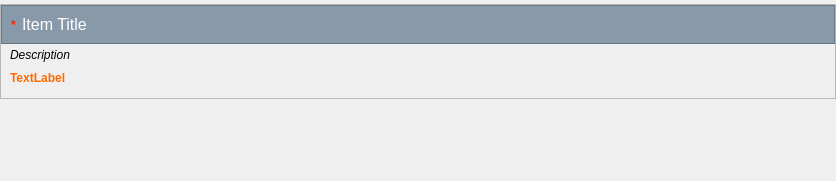
<?xml version="1.0" encoding="UTF-8"?>
<ui version="4.0">
 <class>Form</class>
 <widget class="QWidget" name="Form">
  <property name="geometry">
   <rect>
    <x>0</x>
    <y>0</y>
    <width>836</width>
    <height>181</height>
   </rect>
  </property>
  <property name="sizePolicy">
   <sizepolicy hsizetype="Preferred" vsizetype="Ignored">
    <horstretch>0</horstretch>
    <verstretch>0</verstretch>
   </sizepolicy>
  </property>
  <property name="windowTitle">
   <string>Form</string>
  </property>
  <layout class="QVBoxLayout" name="verticalLayout">
   <property name="spacing">
    <number>0</number>
   </property>
   <property name="sizeConstraint">
    <enum>QLayout::SetDefaultConstraint</enum>
   </property>
   <property name="leftMargin">
    <number>0</number>
   </property>
   <property name="topMargin">
    <number>4</number>
   </property>
   <property name="rightMargin">
    <number>0</number>
   </property>
   <property name="bottomMargin">
    <number>4</number>
   </property>
   <item alignment="Qt::AlignTop">
    <widget class="QFrame" name="frame_2">
     <property name="sizePolicy">
      <sizepolicy hsizetype="Preferred" vsizetype="Fixed">
       <horstretch>0</horstretch>
       <verstretch>0</verstretch>
      </sizepolicy>
     </property>
     <property name="frameShape">
      <enum>QFrame::StyledPanel</enum>
     </property>
     <property name="frameShadow">
      <enum>QFrame::Sunken</enum>
     </property>
     <layout class="QVBoxLayout" name="verticalLayout_2">
      <property name="spacing">
       <number>0</number>
      </property>
      <property name="sizeConstraint">
       <enum>QLayout::SetDefaultConstraint</enum>
      </property>
      <property name="leftMargin">
       <number>0</number>
      </property>
      <property name="topMargin">
       <number>0</number>
      </property>
      <property name="rightMargin">
       <number>0</number>
      </property>
      <property name="bottomMargin">
       <number>0</number>
      </property>
      <item>
       <widget class="QFrame" name="frame_title">
        <property name="sizePolicy">
         <sizepolicy hsizetype="Preferred" vsizetype="Minimum">
          <horstretch>0</horstretch>
          <verstretch>0</verstretch>
         </sizepolicy>
        </property>
        <property name="styleSheet">
         <string notr="true">color: rgb(255, 255, 255);
background-color: rgb(136, 153,170);</string>
        </property>
        <property name="frameShape">
         <enum>QFrame::StyledPanel</enum>
        </property>
        <property name="frameShadow">
         <enum>QFrame::Raised</enum>
        </property>
        <layout class="QHBoxLayout" name="horizontalLayout">
         <property name="leftMargin">
          <number>9</number>
         </property>
         <item>
          <widget class="QLabel" name="required_label">
           <property name="font">
            <font>
             <weight>75</weight>
             <bold>true</bold>
            </font>
           </property>
           <property name="styleSheet">
            <string notr="true">color: rgb(255, 36, 0);</string>
           </property>
           <property name="text">
            <string>*</string>
           </property>
          </widget>
         </item>
         <item>
          <widget class="QLabel" name="title">
           <property name="sizePolicy">
            <sizepolicy hsizetype="Expanding" vsizetype="Minimum">
             <horstretch>0</horstretch>
             <verstretch>0</verstretch>
            </sizepolicy>
           </property>
           <property name="font">
            <font>
             <pointsize>12</pointsize>
            </font>
           </property>
           <property name="text">
            <string>Item Title</string>
           </property>
           <property name="alignment">
            <set>Qt::AlignLeading|Qt::AlignLeft|Qt::AlignVCenter</set>
           </property>
           <property name="wordWrap">
            <bool>true</bool>
           </property>
           <property name="margin">
            <number>0</number>
           </property>
          </widget>
         </item>
        </layout>
       </widget>
      </item>
      <item>
       <widget class="QFrame" name="frame">
        <property name="sizePolicy">
         <sizepolicy hsizetype="Preferred" vsizetype="MinimumExpanding">
          <horstretch>0</horstretch>
          <verstretch>0</verstretch>
         </sizepolicy>
        </property>
        <property name="frameShape">
         <enum>QFrame::NoFrame</enum>
        </property>
        <property name="frameShadow">
         <enum>QFrame::Raised</enum>
        </property>
        <layout class="QVBoxLayout" name="verticalLayout_3">
         <property name="spacing">
          <number>9</number>
         </property>
         <property name="sizeConstraint">
          <enum>QLayout::SetDefaultConstraint</enum>
         </property>
         <property name="leftMargin">
          <number>9</number>
         </property>
         <property name="topMargin">
          <number>4</number>
         </property>
         <property name="bottomMargin">
          <number>4</number>
         </property>
         <item>
          <widget class="QLabel" name="description">
           <property name="sizePolicy">
            <sizepolicy hsizetype="Preferred" vsizetype="Preferred">
             <horstretch>0</horstretch>
             <verstretch>0</verstretch>
            </sizepolicy>
           </property>
           <property name="font">
            <font>
             <italic>true</italic>
            </font>
           </property>
           <property name="frameShape">
            <enum>QFrame::NoFrame</enum>
           </property>
           <property name="text">
            <string>Description</string>
           </property>
           <property name="alignment">
            <set>Qt::AlignLeading|Qt::AlignLeft|Qt::AlignTop</set>
           </property>
           <property name="wordWrap">
            <bool>true</bool>
           </property>
           <property name="textInteractionFlags">
            <set>Qt::TextSelectableByMouse</set>
           </property>
          </widget>
         </item>
         <item>
          <widget class="QLabel" name="label_invalid_message">
           <property name="sizePolicy">
            <sizepolicy hsizetype="Preferred" vsizetype="Preferred">
             <horstretch>0</horstretch>
             <verstretch>0</verstretch>
            </sizepolicy>
           </property>
           <property name="font">
            <font>
             <weight>75</weight>
             <bold>true</bold>
            </font>
           </property>
           <property name="styleSheet">
            <string notr="true">color: rgb(255, 106, 0);</string>
           </property>
           <property name="frameShape">
            <enum>QFrame::NoFrame</enum>
           </property>
           <property name="text">
            <string>TextLabel</string>
           </property>
           <property name="alignment">
            <set>Qt::AlignBottom|Qt::AlignLeading|Qt::AlignLeft</set>
           </property>
           <property name="wordWrap">
            <bool>true</bool>
           </property>
           <property name="margin">
            <number>4</number>
           </property>
          </widget>
         </item>
         <item alignment="Qt::AlignLeft">
          <widget class="QFrame" name="frame_input">
           <property name="sizePolicy">
            <sizepolicy hsizetype="Preferred" vsizetype="MinimumExpanding">
             <horstretch>0</horstretch>
             <verstretch>0</verstretch>
            </sizepolicy>
           </property>
           <property name="frameShape">
            <enum>QFrame::NoFrame</enum>
           </property>
           <property name="frameShadow">
            <enum>QFrame::Raised</enum>
           </property>
           <layout class="QVBoxLayout" name="input_layout">
            <property name="spacing">
             <number>2</number>
            </property>
            <property name="sizeConstraint">
             <enum>QLayout::SetDefaultConstraint</enum>
            </property>
            <property name="leftMargin">
             <number>0</number>
            </property>
            <property name="topMargin">
             <number>0</number>
            </property>
            <property name="rightMargin">
             <number>0</number>
            </property>
            <property name="bottomMargin">
             <number>0</number>
            </property>
           </layout>
          </widget>
         </item>
        </layout>
       </widget>
      </item>
     </layout>
    </widget>
   </item>
  </layout>
 </widget>
 <resources/>
 <connections/>
</ui>
